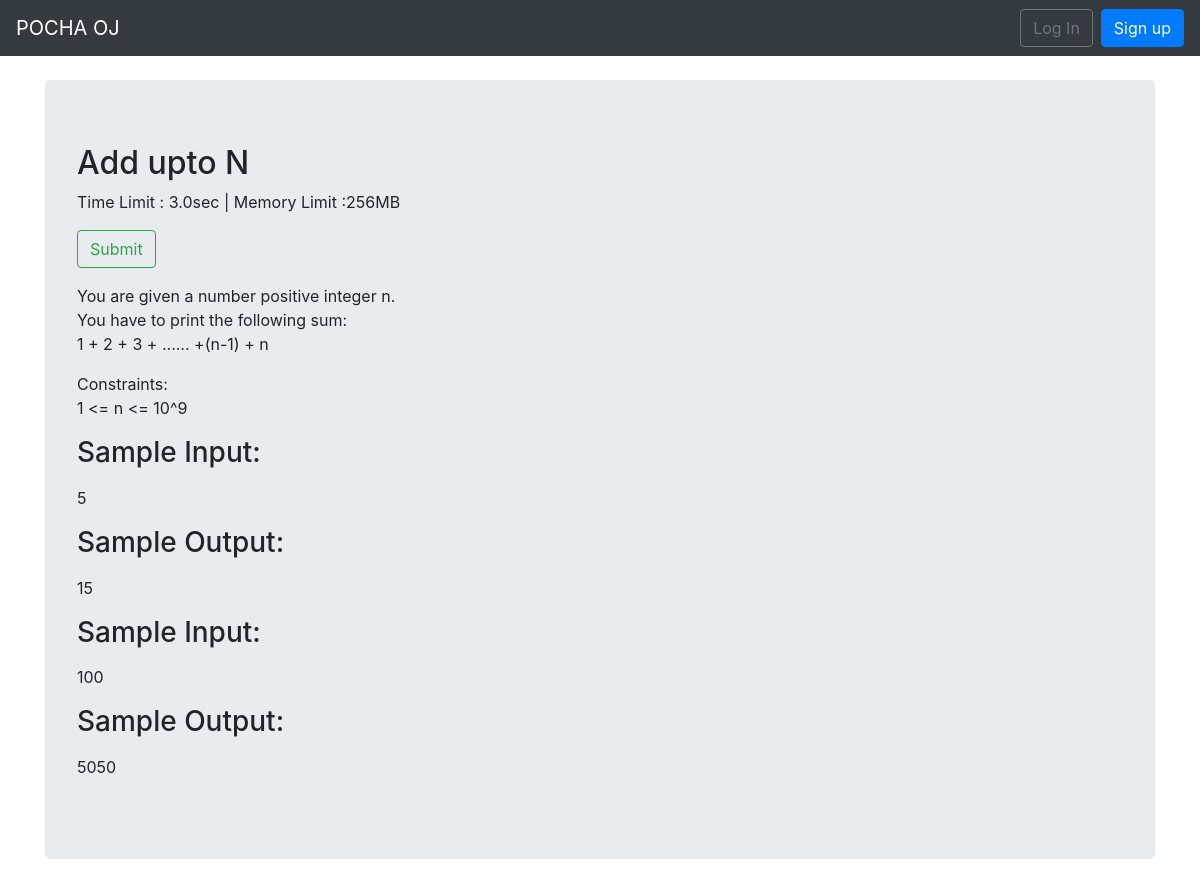
Page /problem/1/detail/ on the earlier database version.
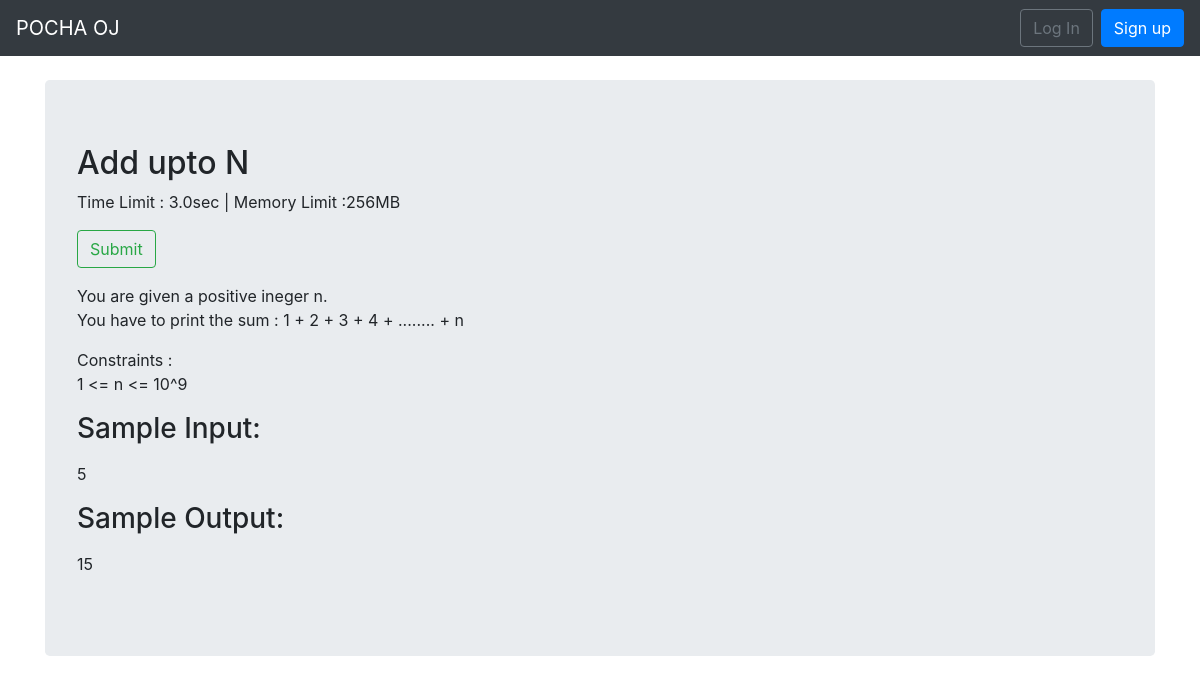
Same page on the later database version.
### problem/models.py (models this page shows, shortened)
class Problem(models.Model):
    title = models.CharField(blank = False, null = False, max_length=25)
    statement = models.TextField()
    time_limit = models.FloatField(default = 3.0, validators=[MinValueValidator(0.0),MaxValueValidator(5.0)])
    memory_limit = models.PositiveSmallIntegerField(default = 256, validators = [MaxValueValidator(1024)] )
    owner = models.ForeignKey(settings.AUTH_USER_MODEL,on_delete=models.CASCADE,related_name='created_problems')
    is_public = models.BooleanField(default=False)
    adding_time = models.DateTimeField(auto_now_add=True)

class TestCase(models.Model):
    problem = models.ForeignKey(Problem, related_name = 'testcases',on_delete = models.CASCADE)
    case_input = models.TextField(blank=False,null = False)
    expected_output = models.TextField(blank=False,null=False)
    is_sample = models.BooleanField(default=False)

### problem/views.py (the view)
# urls.py: path('<int:pk>/detail/',views.ProblemDetailView.as_view(),name='problem_detail'),
class ProblemDetailView(DetailView):
    model = models.Problem
    template_name = 'problem/problem_detail.html'
    def get_context_data(self, **kwargs):
        context = super().get_context_data(**kwargs)
        context['sample_test_cases'] = self.object.testcases.filter(is_sample=True).all()
        return context

### problem/templates/problem/problem_detail.html (shortened to what this page needs)
{% extends "base.html" %}
{% block content %}
    <div class='jumbotron'>
        <div class='problem-header'>
            <h2>{{problem.title}}</h2>
            <p>Time Limit : {{problem.time_limit}}sec | Memory Limit :{{problem.memory_limit}}MB</p>
            <a href="{% url 'problem:submit' pid=problem.pk %}" class="btn btn-outline-success" role="button">Submit</a>
            <div class='problem-statement'>
                <p>{{problem.statement|escape|linebreaks}}</p>
            </div>
            {% for case in sample_test_cases %}
                <div class='sample-input-output'>
                    <h3>Sample Input:</h3>
                    <p>{{case.case_input|escape|linebreaks}}</p>
                    <h3>Sample Output:</h3>
                    <p>{{case.expected_output|escape|linebreaks}}</p>
                </div>
            {% endfor %}
        </div>
    </div>
{% endblock content %}

Differences in the rows shown:
no longer on this page (row edited): TestCase: case_input "100", expected_output "5050"
changed Problem "Add upto N": statement "You are given a number positive integer n. You have to print the following sum: 1 + 2 + 3 + ...... +(n-1) + n Constraints: 1 <= n <= 10^9" → "You are given a positive ineger n. You have to print the sum : 1 + 2 + 3 + 4 + ........ + n Constraints : 1 <= n <= 10^9"
